Frame 1 (no input): blank canvas, image omitted
Frame 60 (the mouse pressed at the canvas centre just before this capture): blank canvas, image omitted
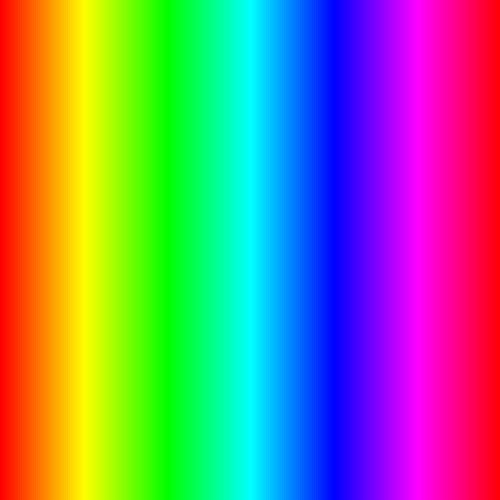
Frame 120 (the mouse held since frame 60 and released just before this capture)

The Processing sketch whose frames 1 and 60 were blank and that drew this single picture after the mouse press (run headless with seeded random() and noise(); from frame 60 on, the mouse is pressed at the canvas centre):

// Processing sketch: colorRects
// ── colorRects.pde
void setup()
{
  size(500, 500);
  colorMode(HSB);
}

void draw()
{
  background(0);
  int numRects = mouseX;
  float w = width / (float) numRects;
  
  noStroke();
  for(int i = 0 ; i < numRects ; i ++)
  {
    fill((i / (float) numRects) * 255, 255, 255); 
    rect(i * w, 0, w, height);
  }
}
